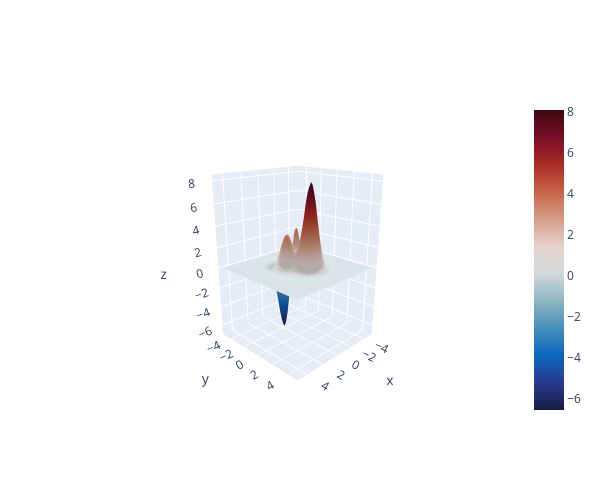

Notebook code cell kept with this figure:
### Code cell
# plotly
surf = go.Surface(x=X,y=Y,z=Z,colorscale='balance')
data = [surf]
fig3 = go.Figure(data=data)
camera = dict(eye=dict(x=2,y=2,z=1))
fig3.update_layout(scene_camera=camera,width=600,height=500)
fig3.show()

### Figure 1 — Plotly figure (JSON) as saved in the notebook; plotly's stock layout.template omitted (floating-point values rounded to 4 significant figures; data arrays with more than 128 entries replaced by an {"elided": "..."} marker saying what was removed)
{"data": [{"colorscale": [[0, "rgb(23, 28, 66)"], [0.09091, "rgb(41, 58, 143)"], [0.1818, "rgb(11, 102, 189)"], [0.2727, "rgb(69, 144, 185)"], [0.3636, "rgb(142, 181, 194)"], [0.4545, "rgb(210, 216, 219)"], [0.5455, "rgb(230, 210, 204)"], [0.6364, "rgb(213, 157, 137)"], [0.7273, "rgb(196, 101, 72)"], [0.8182, "rgb(172, 43, 36)"], [0.9091, "rgb(120, 14, 40)"], [1, "rgb(60, 9, 17)"]], "type": "surface", "x": {"elided": "50x50 float values"}, "y": {"elided": "50x50 float values"}, "z": {"elided": "50x50 float values"}}], "layout": {"height": 500, "scene": {"camera": {"eye": {"x": 2, "y": 2, "z": 1}}}, "width": 600}}
